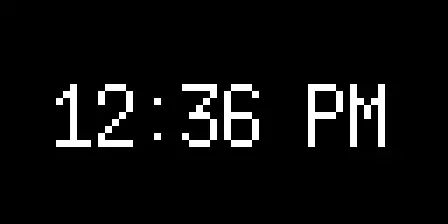
#> input picture clock.webp, 448 x 224 px
$ python simulate.py
#> lines starting #> are read from the running program, lines starting #| are printed output that depends on the picture
from PIL import Image
import numpy as np
import imageio
import json
import matplotlib.pyplot as plt
import matplotlib.colors as color_conv


def compress(input_png_name):
#> called with input_png_name = 'clock.webp'
    img = Image.open(input_png_name)
#> img is the input picture: PIL image 448x224 RGB; mean R, G, B 14, 14, 14
    img_small = img.resize((64, 32), resample=Image.NEAREST)
    img_small_array = np.array(img_small)
    result = img_small
    result_array = np.array(result)
    png_root_name = input_png_name.split(".")[0]
    list_of_hex = []
    color_set = set()
    counter = 0
    for i in np.ndindex(result_array.shape[:2]):
        rgb = result_array[i]
        # TODO handle images missing the alpha channel
        if len(rgb) == 3:
            hex_code = "#{:02x}{:02x}{:02x}".format(*rgb)
        else:
            hex_code = "#{:02x}{:02x}{:02x}{:02x}".format(*rgb)
        counter += 1
        list_of_hex.append({"coordinate": counter, "hex": hex_code})
        color_set.add(hex_code)
        prev = hex_code
#> this loop made 2048 passes
#> (rgb, hex_code, prev) on passes 1 to 12: ([1, 1, 1], '#010101', '#010101'), ([1, 1, 1], '#010101', '#010101'), ([0, 0, 0], '#000000', '#000000'), ([0, 0, 0], '#000000', '#000000'), ([0, 0, 0], '#000000', '#000000'), ([0, 0, 0], '#000000', '#000000'), ([0, 0, 0], '#000000', '#000000'), ([0, 0, 0], '#000000', '#000000'), ([0, 0, 0], '#000000', '#000000'), ([0, 0, 0], '#000000', '#000000'), ([0, 0, 0], '#000000', '#000000'), ([0, 0, 0], '#000000', '#000000')
#> hex_code on passes 61 to 66: '#000000', '#000000', '#000000', '#000000', '#010101', '#010101'
#> after the loop, color_set = 6 items; counter = 2048; list_of_hex = 2048 items

    with open("outfile.json", "w") as outfile:
        # JSON file can be rendered in browser.
        json.dump(list_of_hex, outfile)
    return list_of_hex


def draw_pixels(color_list):
    plt.axes()
    k = 0
    j = 0
    heightY = 32
    widthX = 64
    circleRadius = 0.8
    pxp = heightY * widthX

    circles = []
    for i in range(1, pxp + 1):
        circle = None
        k += 1
        if i % (widthX) == 0:
            j += 1
            k = 0
            continue

        color_obj = color_list[i - 1]["hex"]
        # There's a negative on one axis to ensure correct image orientation.
        circle = plt.Circle(
            (72 + (k * circleRadius * 2), -(100 + (j * circleRadius * 2))),
            radius=0.75,
            facecolor=color_conv.to_rgba(color_obj),
            edgecolor=color_conv.to_rgba(color_obj),
            # fill=False,
        )
        plt.gca().add_patch(circle)
    plt.axis("scaled")
    plt.axes().patch.set_facecolor("xkcd:salmon")
    plt.axes().patch.set_facecolor((1.0, 0.47, 0.42))
    plt.show()


if __name__ == "__main__":
    color_list = compress("clock.webp")
#> color_list = 2048 items
    draw_pixels(color_list)
#> the loop in draw_pixels, `for i in range(1, pxp + 1):` made 2048 passes
#> after the loop in draw_pixels, `for i in range(1, pxp + 1):`: j = 32
#> in draw_pixels, `plt.show()`:
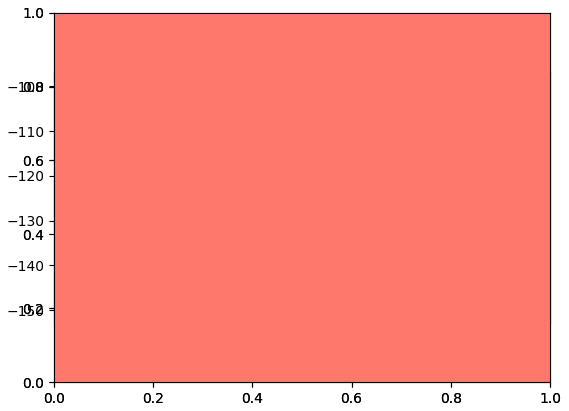
#> figure drawn by matplotlib, 1 panel
